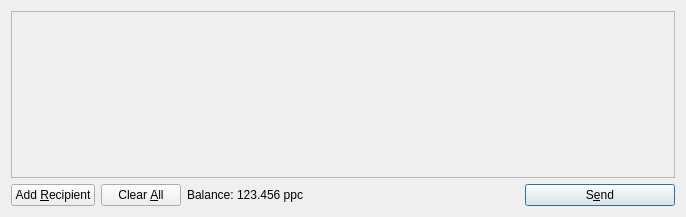
<?xml version="1.0" encoding="UTF-8"?>
<ui version="4.0">
 <class>SendCoinsDialog</class>
 <widget class="QDialog" name="SendCoinsDialog">
  <property name="geometry">
   <rect>
    <x>0</x>
    <y>0</y>
    <width>686</width>
    <height>217</height>
   </rect>
  </property>
  <property name="windowTitle">
   <string>Send Coins</string>
  </property>
  <layout class="QVBoxLayout" name="verticalLayout">
   <item>
    <widget class="QScrollArea" name="scrollArea">
     <property name="widgetResizable">
      <bool>true</bool>
     </property>
     <widget class="QWidget" name="scrollAreaWidgetContents">
      <property name="geometry">
       <rect>
        <x>0</x>
        <y>0</y>
        <width>666</width>
        <height>165</height>
       </rect>
      </property>
      <layout class="QVBoxLayout" name="verticalLayout_2">
       <property name="margin">
        <number>0</number>
       </property>
       <item>
        <layout class="QVBoxLayout" name="entries">
         <property name="spacing">
          <number>6</number>
         </property>
        </layout>
       </item>
       <item>
        <spacer name="verticalSpacer">
         <property name="orientation">
          <enum>Qt::Vertical</enum>
         </property>
         <property name="sizeHint" stdset="0">
          <size>
           <width>20</width>
           <height>40</height>
          </size>
         </property>
        </spacer>
       </item>
      </layout>
     </widget>
    </widget>
   </item>
   <item>
    <layout class="QHBoxLayout" name="horizontalLayout">
     <item>
      <widget class="QPushButton" name="addButton">
       <property name="toolTip">
        <string>Send to multiple recipients at once</string>
       </property>
       <property name="text">
        <string>Add &amp;Recipient</string>
       </property>
       <property name="icon">
        <iconset resource="../bitcoin.qrc">
         <normaloff>:/icons/add</normaloff>:/icons/add</iconset>
       </property>
       <property name="autoDefault">
        <bool>false</bool>
       </property>
      </widget>
     </item>
     <item>
      <widget class="QPushButton" name="clearButton">
       <property name="sizePolicy">
        <sizepolicy hsizetype="Minimum" vsizetype="Fixed">
         <horstretch>0</horstretch>
         <verstretch>0</verstretch>
        </sizepolicy>
       </property>
       <property name="toolTip">
        <string>Remove all transaction fields</string>
       </property>
       <property name="text">
        <string>Clear &amp;All</string>
       </property>
       <property name="icon">
        <iconset resource="../bitcoin.qrc">
         <normaloff>:/icons/remove</normaloff>:/icons/remove</iconset>
       </property>
       <property name="autoRepeatDelay">
        <number>300</number>
       </property>
       <property name="autoDefault">
        <bool>false</bool>
       </property>
      </widget>
     </item>
     <item>
      <layout class="QHBoxLayout" name="horizontalLayout_2">
       <property name="spacing">
        <number>3</number>
       </property>
       <item>
        <widget class="QLabel" name="label">
         <property name="text">
          <string>Balance:</string>
         </property>
        </widget>
       </item>
       <item>
        <widget class="QLabel" name="labelBalance">
         <property name="cursor">
          <cursorShape>IBeamCursor</cursorShape>
         </property>
         <property name="text">
          <string>123.456 ppc</string>
         </property>
         <property name="textInteractionFlags">
          <set>Qt::LinksAccessibleByMouse|Qt::TextSelectableByKeyboard|Qt::TextSelectableByMouse</set>
         </property>
        </widget>
       </item>
      </layout>
     </item>
     <item>
      <spacer name="horizontalSpacer">
       <property name="orientation">
        <enum>Qt::Horizontal</enum>
       </property>
       <property name="sizeHint" stdset="0">
        <size>
         <width>40</width>
         <height>20</height>
        </size>
       </property>
      </spacer>
     </item>
     <item>
      <widget class="QPushButton" name="sendButton">
       <property name="minimumSize">
        <size>
         <width>150</width>
         <height>0</height>
        </size>
       </property>
       <property name="toolTip">
        <string>Confirm the send action</string>
       </property>
       <property name="text">
        <string>S&amp;end</string>
       </property>
       <property name="icon">
        <iconset resource="../bitcoin.qrc">
         <normaloff>:/icons/send</normaloff>:/icons/send</iconset>
       </property>
       <property name="default">
        <bool>true</bool>
       </property>
      </widget>
     </item>
    </layout>
   </item>
  </layout>
 </widget>
 <resources>
  <include location="../bitcoin.qrc"/>
 </resources>
 <connections/>
</ui>
